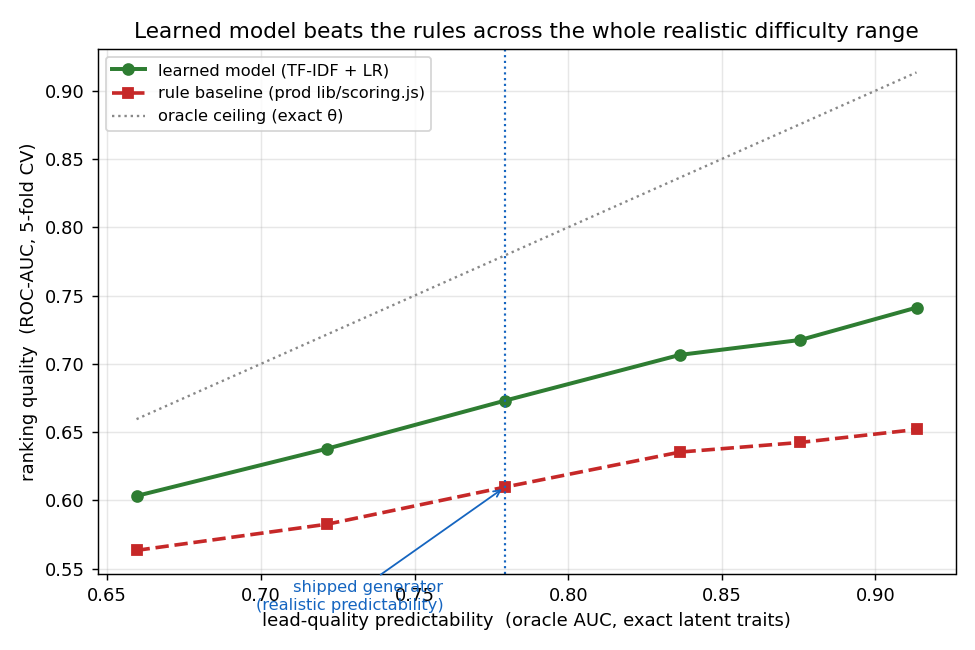

Generate this figure with Python:
"""Signal-strength sensitivity analysis — the transparency backbone of the
generator recalibration. Re-labels the stored theta across a range of trait->outcome
signal strengths (no regeneration) and plots learned-model vs rule-baseline AUC as a
function of how predictable lead quality is (the oracle AUC). Shows the learned model
beats the rules across the *entire* realistic range, not at a cherry-picked point.

    python docs/report/sensitivity.py     # -> docs/report/sensitivity.png
"""
import json
import sys
from pathlib import Path

import numpy as np
import matplotlib
matplotlib.use("Agg")
import matplotlib.pyplot as plt
from sklearn.feature_extraction.text import TfidfVectorizer
from sklearn.linear_model import LogisticRegression
from sklearn.pipeline import Pipeline
from sklearn.model_selection import cross_val_predict, StratifiedKFold

ROOT = Path(__file__).resolve().parents[2]
sys.path.insert(0, str(ROOT))
from ml.metrics import evaluate_scores
from ml.personas import LATENT_TRAITS, TRAIT_WEIGHTS, BIAS
from ml.baseline import score_lead
from ml.config import load_scenarios, scenarios_by_id

SCS = scenarios_by_id(load_scenarios())
RAW = ROOT / "data" / "raw"
read = lambda p: [json.loads(l) for l in p.read_text(encoding="utf-8").splitlines() if l.strip()]
data = read(RAW / "train.jsonl") + read(RAW / "test.jsonl")
N = len(data)

# centered logit per record under the CURRENT (recalibrated) weights; sweep a multiplier
# m so m=1.0 is the shipped recalibrated generator. (weights already 2x the original.)
L = np.array([sum(TRAIT_WEIGHTS[t] * r["theta"][t] for t in LATENT_TRAITS) - BIAS for r in data])
texts = [r["transcript_text"] for r in data]
Xcont = np.array([[r["theta"][t] for t in LATENT_TRAITS] for r in data], float)
baseline = np.array([score_lead(SCS[r["scenario_id"]], r.get("fields", {}))["fit"] for r in data], float)
rng = np.random.default_rng(0)
u, z = rng.random(N), rng.standard_normal(N)
SD = 0.4
sig = lambda x: 1.0 / (1.0 + np.exp(-x))
cv = StratifiedKFold(5, shuffle=True, random_state=42)

def auc_of(estimator, X, y):
    return evaluate_scores(y, cross_val_predict(estimator, X, y, cv=cv, method="predict_proba")[:, 1])["auc"]

mults = [0.5, 0.75, 1.0, 1.25, 1.5, 2.0]
rows = []
for m in mults:
    y = (u < sig(m * L + SD * z)).astype(int)
    if y.sum() in (0, N):
        continue
    oracle = auc_of(LogisticRegression(max_iter=2000), Xcont, y)
    model = auc_of(Pipeline([("tf", TfidfVectorizer(analyzer="char_wb", ngram_range=(2, 4), min_df=2)),
                             ("lr", LogisticRegression(max_iter=2000, class_weight="balanced"))]), texts, y)
    base = evaluate_scores(y, baseline)["auc"]
    rows.append((m, oracle, model, base))
    print(f"m={m:<4} oracle={oracle:.3f} model={model:.3f} baseline={base:.3f}  gap={model-base:+.3f}")

m, oracle, model, base = map(np.array, zip(*rows))
fig, ax = plt.subplots(figsize=(7.5, 5))
ax.plot(oracle, model, "o-", color="#2e7d32", lw=2.2, label="learned model (TF-IDF + LR)")
ax.plot(oracle, base, "s--", color="#c62828", lw=2.0, label="rule baseline (prod lib/scoring.js)")
ax.plot(oracle, oracle, ":", color="#888", lw=1.3, label="oracle ceiling (exact θ)")
# mark the shipped recalibrated operating point (m=1.0)
i = list(m).index(1.0)
ax.axvline(oracle[i], color="#1565c0", ls=":", lw=1.2)
ax.annotate("shipped generator\n(realistic predictability)",
            xy=(oracle[i], base[i]), xytext=(oracle[i] - 0.02, 0.52),
            fontsize=9, color="#1565c0", ha="right",
            arrowprops=dict(arrowstyle="->", color="#1565c0"))
ax.set_xlabel("lead-quality predictability  (oracle AUC, exact latent traits)")
ax.set_ylabel("ranking quality  (ROC-AUC, 5-fold CV)")
ax.set_title("Learned model beats the rules across the whole realistic difficulty range")
ax.grid(alpha=0.3)
ax.legend(loc="upper left", fontsize=9)
fig.tight_layout()
out = Path(__file__).resolve().parent / "sensitivity.png"
fig.savefig(out, dpi=130)
print(f"wrote {out}")
